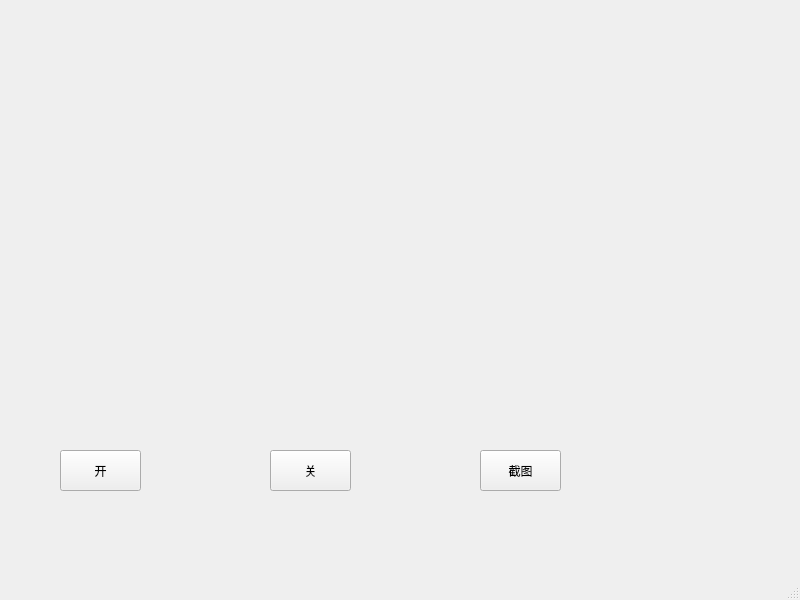
<?xml version="1.0" encoding="UTF-8"?>
<ui version="4.0">
 <class>CameraTest</class>
 <widget class="QMainWindow" name="CameraTest">
  <property name="geometry">
   <rect>
    <x>0</x>
    <y>0</y>
    <width>800</width>
    <height>600</height>
   </rect>
  </property>
  <property name="windowTitle">
   <string>CameraTest</string>
  </property>
  <widget class="QWidget" name="centralwidget">
   <widget class="QLabel" name="label">
    <property name="geometry">
     <rect>
      <x>10</x>
      <y>20</y>
      <width>551</width>
      <height>381</height>
     </rect>
    </property>
    <property name="text">
     <string/>
    </property>
   </widget>
   <widget class="QPushButton" name="startButton">
    <property name="geometry">
     <rect>
      <x>60</x>
      <y>450</y>
      <width>81</width>
      <height>41</height>
     </rect>
    </property>
    <property name="text">
     <string>开</string>
    </property>
   </widget>
   <widget class="QPushButton" name="closeButton">
    <property name="geometry">
     <rect>
      <x>270</x>
      <y>450</y>
      <width>81</width>
      <height>41</height>
     </rect>
    </property>
    <property name="text">
     <string>关</string>
    </property>
   </widget>
   <widget class="QPushButton" name="saveButton">
    <property name="geometry">
     <rect>
      <x>480</x>
      <y>450</y>
      <width>81</width>
      <height>41</height>
     </rect>
    </property>
    <property name="text">
     <string>截图</string>
    </property>
   </widget>
  </widget>
  <widget class="QMenuBar" name="menubar">
   <property name="geometry">
    <rect>
     <x>0</x>
     <y>0</y>
     <width>800</width>
     <height>23</height>
    </rect>
   </property>
  </widget>
  <widget class="QStatusBar" name="statusbar"/>
 </widget>
 <resources/>
 <connections/>
</ui>
